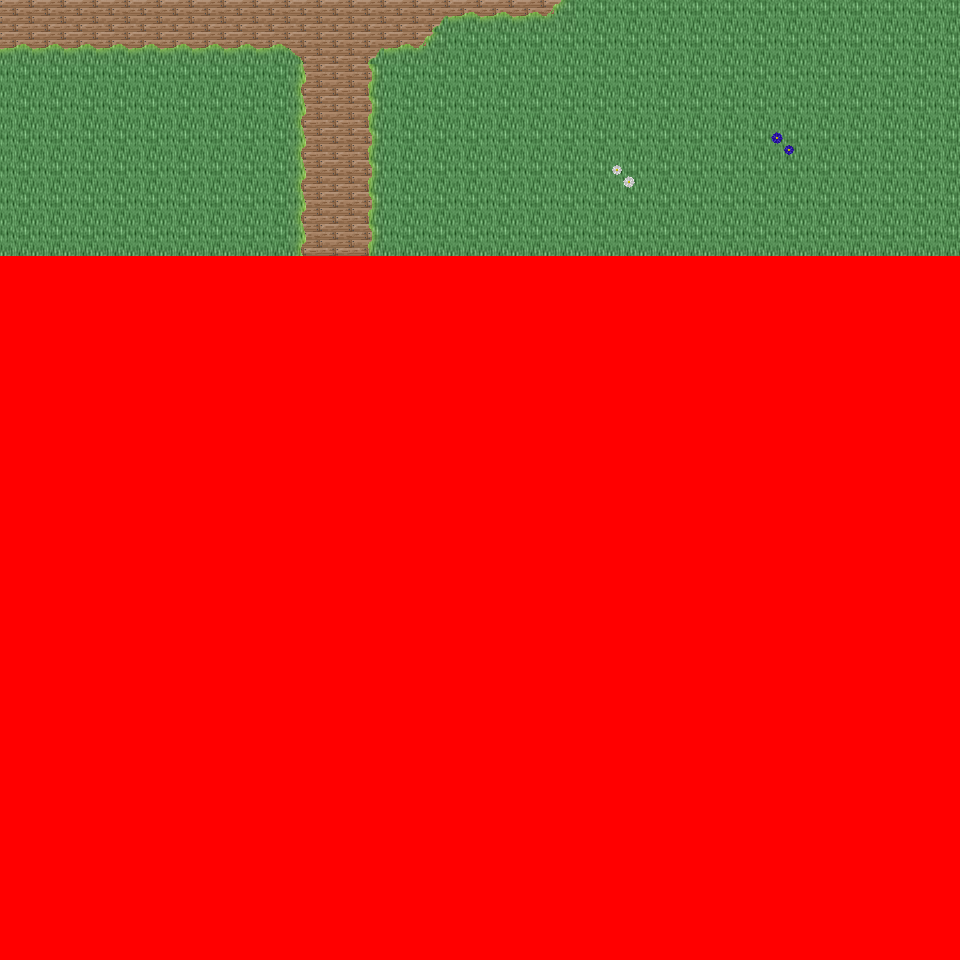

Tiled map render using the project's own tile images. Description and the map definition, with tile-layer contents summarised, below:
An orthogonal 30x30 tile map with 32x32 px tiles, 6 tile layers (Ground, Object, Object2, Above, ...), 32 tilesets and 3 objects (3x mapchange).

<map version="1.0" orientation="orthogonal" renderorder="right-down" width="30" height="30" tilewidth="32" tileheight="32" nextobjectid="4">
  <tileset firstgid="1" name="tileset_logic_collision" tilewidth="32" tileheight="32" tilecount="1" columns="1">
    <image source="../drawable/tileset_logic_collision.png" width="32" height="32" />
  </tileset>
  <tileset firstgid="2" name="tileset_ground_ridge_earth_pale" tilewidth="32" tileheight="32" tilecount="96" columns="12">
    <image source="../drawable/tileset_ground_ridge_earth_pale.png" width="384" height="256" />
  </tileset>
  <tileset firstgid="98" name="tileset_ground_ridge_earth_dark" tilewidth="32" tileheight="32" tilecount="96" columns="12">
    <image source="../drawable/tileset_ground_ridge_earth_dark.png" width="384" height="256" />
  </tileset>
  <tileset firstgid="194" name="tileset_ground_ground" tilewidth="32" tileheight="32" tilecount="33" columns="3">
    <image source="../drawable/tileset_ground_ground.png" width="96" height="352" />
  </tileset>
  <tileset firstgid="227" name="tileset_building_castle" tilewidth="32" tileheight="32" tilecount="320" columns="20">
    <image source="../drawable/tileset_building_castle.png" width="640" height="512" />
  </tileset>
  <tileset firstgid="547" name="tileset_ground_grass_corners" tilewidth="32" tileheight="32" tilecount="24" columns="6">
    <image source="../drawable/tileset_ground_grass_corners.png" width="192" height="128" />
  </tileset>
  <tileset firstgid="571" name="tileset_ground_grass_edges" tilewidth="32" tileheight="32" tilecount="36" columns="12">
    <image source="../drawable/tileset_ground_grass_edges.png" width="384" height="96" />
  </tileset>
  <tileset firstgid="607" name="tileset_item_pot_barrels_1" tilewidth="32" tileheight="32" tilecount="8" columns="4">
    <image source="../drawable/tileset_item_pot_barrels_1.png" width="128" height="64" />
  </tileset>
  <tileset firstgid="615" name="tileset_item_weapon_cannon" tilewidth="32" tileheight="32" tilecount="12" columns="3">
    <image source="../drawable/tileset_item_weapon_cannon.png" width="96" height="128" />
  </tileset>
  <tileset firstgid="627" name="tileset_building_door_door" tilewidth="32" tileheight="32" tilecount="6" columns="3">
    <image source="../drawable/tileset_building_door_door.png" width="96" height="64" />
  </tileset>
  <tileset firstgid="633" name="tileset_building_door_closed" tilewidth="32" tileheight="32" tilecount="1" columns="1">
    <image source="../drawable/tileset_building_door_closed.png" width="32" height="32" />
  </tileset>
  <tileset firstgid="634" name="tileset_building_window_window_centered" tilewidth="32" tileheight="32" tilecount="1" columns="1">
    <image source="../drawable/tileset_building_window_window_centered.png" width="32" height="32" />
  </tileset>
  <tileset firstgid="635" name="tileset_building_decoration_chimney_big" tilewidth="32" tileheight="32" tilecount="2" columns="1">
    <image source="../drawable/tileset_building_decoration_chimney_big.png" width="32" height="64" />
  </tileset>
  <tileset firstgid="637" name="tileset_building_tan_building" tilewidth="32" tileheight="32" tilecount="24" columns="4">
    <image source="../drawable/tileset_building_tan_building.png" width="128" height="192" />
  </tileset>
  <tileset firstgid="661" name="tileset_building_museum" tilewidth="32" tileheight="32" tilecount="56" columns="7">
    <image source="../drawable/tileset_building_museum.png" width="224" height="256" />
  </tileset>
  <tileset firstgid="717" name="tileset_building_decoration_chimney" tilewidth="32" tileheight="32" tilecount="2" columns="1">
    <image source="../drawable/tileset_building_decoration_chimney.png" width="32" height="64" />
  </tileset>
  <tileset firstgid="719" name="tileset_plant_tree_fall_trees" tilewidth="32" tileheight="32" tilecount="40" columns="8">
    <image source="../drawable/tileset_plant_tree_fall_trees.png" width="256" height="160" />
  </tileset>
  <tileset firstgid="759" name="tileset_plant_leaves" tilewidth="32" tileheight="32" tilecount="8" columns="4">
    <image source="../drawable/tileset_plant_leaves.png" width="128" height="64" />
  </tileset>
  <tileset firstgid="767" name="tileset_plant_vine" tilewidth="32" tileheight="32" tilecount="3" columns="1">
    <image source="../drawable/tileset_plant_vine.png" width="32" height="96" />
  </tileset>
  <tileset firstgid="770" name="tileset_item_pot_pot_burgundy" tilewidth="32" tileheight="32" tilecount="1" columns="1">
    <image source="../drawable/tileset_item_pot_pot_burgundy.png" width="32" height="32" />
  </tileset>
  <tileset firstgid="771" name="tileset_building_stairs_stairs_grey" tilewidth="32" tileheight="32" tilecount="6" columns="3">
    <image source="../drawable/tileset_building_stairs_stairs_grey.png" width="96" height="64" />
  </tileset>
  <tileset firstgid="777" name="tileset_furniture_light_lamp_blue" tilewidth="32" tileheight="32" tilecount="3" columns="1">
    <image source="../drawable/tileset_furniture_light_lamp_blue.png" width="32" height="96" />
  </tileset>
  <tileset firstgid="780" name="tileset_plant_flower_daisy_blue" tilewidth="32" tileheight="32" tilecount="8" columns="2">
    <image source="../drawable/tileset_plant_flower_daisy_blue.png" width="64" height="128" />
  </tileset>
  <tileset firstgid="788" name="tileset_plant_flower_daisy_red" tilewidth="32" tileheight="32" tilecount="8" columns="2">
    <image source="../drawable/tileset_plant_flower_daisy_red.png" width="64" height="128" />
  </tileset>
  <tileset firstgid="796" name="tileset_plant_flower_daisy_white" tilewidth="32" tileheight="32" tilecount="8" columns="2">
    <image source="../drawable/tileset_plant_flower_daisy_white.png" width="64" height="128" />
  </tileset>
  <tileset firstgid="804" name="tileset_plant_flower_daisy_yellow" tilewidth="32" tileheight="32" tilecount="8" columns="2">
    <image source="../drawable/tileset_plant_flower_daisy_yellow.png" width="64" height="128" />
  </tileset>
  <tileset firstgid="812" name="tileset_ground_ground_3" tilewidth="32" tileheight="32" tilecount="5" columns="5">
    <image source="../drawable/tileset_ground_ground_3.png" width="160" height="32" />
  </tileset>
  <tileset firstgid="817" name="tileset_building_cottage" tilewidth="32" tileheight="32" tilecount="256" columns="16">
    <image source="../drawable/tileset_building_cottage.png" width="512" height="512" />
  </tileset>
  <tileset firstgid="1073" name="tileset_building_roof_thatched_roof" tilewidth="32" tileheight="32" tilecount="256" columns="16">
    <image source="../drawable/tileset_building_roof_thatched_roof.png" width="512" height="512" />
  </tileset>
  <tileset firstgid="1329" name="tileset_building_door_doors" tilewidth="32" tileheight="32" tilecount="256" columns="16">
    <image source="../drawable/tileset_building_door_doors.png" width="512" height="512" />
  </tileset>
  <tileset firstgid="1585" name="tileset_building_window_windows" tilewidth="32" tileheight="32" tilecount="256" columns="16">
    <image source="../drawable/tileset_building_window_windows.png" width="512" height="512" />
  </tileset>
  <tileset firstgid="1841" name="tileset_building_decoration_banner" tilewidth="32" tileheight="32" tilecount="12" columns="1">
    <image source="../drawable/tileset_building_decoration_banner.png" width="32" height="384" />
  </tileset>
  <layer name="Ground" width="30" height="30">
    <data>[900 cells, 240 non-empty, 2 distinct tile ids]</data>
  </layer>
  <layer name="Object" width="30" height="30">
    <data>[900 cells, 32 non-empty, 8 distinct tile ids]</data>
  </layer>
  <layer name="Object2" width="30" height="30">
    <data>[900 cells, 0 non-empty, 0 distinct tile ids]</data>
  </layer>
  <layer name="Above" width="30" height="30">
    <data>[900 cells, 0 non-empty, 0 distinct tile ids]</data>
  </layer>
  <layer name="Above2" width="30" height="30">
    <data>[900 cells, 0 non-empty, 0 distinct tile ids]</data>
  </layer>
  <layer name="Walkable" width="30" height="30">
    <data>[900 cells, 660 non-empty, 1 distinct tile ids]</data>
  </layer>
  <objectgroup name="MapEvents">
    <object id="1" name="north" type="mapchange" x="0" y="0" width="960" height="32">
      <properties>
        <property name="map" value="0_ados_mountain_n2_w2_x0_y3" />
        <property name="place" value="south" />
      </properties>
    </object>
    <object id="2" name="west" type="mapchange" x="0" y="0" width="32" height="256">
      <properties>
        <property name="map" value="0_deniran_forest_n2_w_x0_y4" />
        <property name="place" value="east" />
      </properties>
    </object>
    <object id="3" name="east" type="mapchange" x="928" y="0" width="32" height="256">
      <properties>
        <property name="map" value="0_ados_mountain_n2_w2_x1_y4" />
        <property name="place" value="west" />
      </properties>
    </object>
  </objectgroup>
</map>
